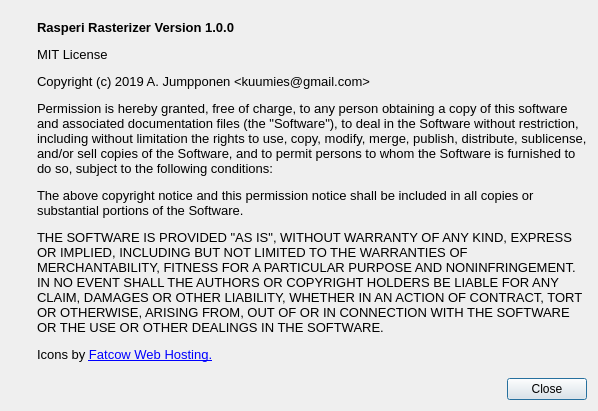
<?xml version="1.0" encoding="UTF-8"?>
<ui version="4.0">
 <class>AboutDialog</class>
 <widget class="QDialog" name="AboutDialog">
  <property name="geometry">
   <rect>
    <x>0</x>
    <y>0</y>
    <width>598</width>
    <height>411</height>
   </rect>
  </property>
  <property name="windowTitle">
   <string>About Rasperi</string>
  </property>
  <layout class="QHBoxLayout" name="horizontalLayout_3">
   <item>
    <layout class="QVBoxLayout" name="verticalLayout_4">
     <item>
      <widget class="QLabel" name="label_4">
       <property name="text">
        <string/>
       </property>
       <property name="pixmap">
        <pixmap>://icons/Vulkan_100px_Dec16.png</pixmap>
       </property>
      </widget>
     </item>
     <item>
      <spacer name="verticalSpacer_2">
       <property name="orientation">
        <enum>Qt::Vertical</enum>
       </property>
       <property name="sizeHint" stdset="0">
        <size>
         <width>20</width>
         <height>40</height>
        </size>
       </property>
      </spacer>
     </item>
    </layout>
   </item>
   <item>
    <layout class="QVBoxLayout" name="verticalLayout_3">
     <item>
      <widget class="QLabel" name="label_3">
       <property name="font">
        <font>
         <family>Segoe UI</family>
         <pointsize>10</pointsize>
        </font>
       </property>
       <property name="text">
        <string>&lt;html&gt;&lt;head/&gt;&lt;body&gt;&lt;p&gt;&lt;span style=&quot; font-weight:600;&quot;&gt;Rasperi Rasterizer Version 1.0.0&lt;/span&gt;&lt;/p&gt;&lt;p&gt;MIT License&lt;/p&gt;&lt;p&gt;Copyright (c) 2019 A. Jumpponen &amp;lt;kuumies@gmail.com&amp;gt;&lt;/p&gt;&lt;p&gt;Permission is hereby granted, free of charge, to any person obtaining a copy of this software and associated documentation files (the &amp;quot;Software&amp;quot;), to deal in the Software without restriction, including without limitation the rights to use, copy, modify, merge, publish, distribute, sublicense, and/or sell copies of the Software, and to permit persons to whom the Software is furnished to do so, subject to the following conditions:&lt;/p&gt;&lt;p&gt;The above copyright notice and this permission notice shall be included in all copies or substantial portions of the Software.&lt;/p&gt;&lt;p&gt;THE SOFTWARE IS PROVIDED &amp;quot;AS IS&amp;quot;, WITHOUT WARRANTY OF ANY KIND, EXPRESS OR IMPLIED, INCLUDING BUT NOT LIMITED TO THE WARRANTIES OF MERCHANTABILITY, FITNESS FOR A PARTICULAR PURPOSE AND NONINFRINGEMENT. IN NO EVENT SHALL THE AUTHORS OR COPYRIGHT HOLDERS BE LIABLE FOR ANY CLAIM, DAMAGES OR OTHER LIABILITY, WHETHER IN AN ACTION OF CONTRACT, TORT OR OTHERWISE, ARISING FROM, OUT OF OR IN CONNECTION WITH THE SOFTWARE OR THE USE OR OTHER DEALINGS IN THE SOFTWARE.&lt;/p&gt;&lt;p&gt;Icons by &lt;a href=&quot;http://www.fatcow.com/free-icons&quot;&gt;&lt;span style=&quot; text-decoration: underline; color:#0000ff;&quot;&gt;Fatcow Web Hosting.&lt;/span&gt;&lt;/a&gt;&lt;/p&gt;&lt;/body&gt;&lt;/html&gt;</string>
       </property>
       <property name="wordWrap">
        <bool>true</bool>
       </property>
       <property name="openExternalLinks">
        <bool>true</bool>
       </property>
      </widget>
     </item>
     <item>
      <layout class="QHBoxLayout" name="horizontalLayout_2">
       <item>
        <spacer name="horizontalSpacer_2">
         <property name="orientation">
          <enum>Qt::Horizontal</enum>
         </property>
         <property name="sizeHint" stdset="0">
          <size>
           <width>40</width>
           <height>20</height>
          </size>
         </property>
        </spacer>
       </item>
       <item>
        <widget class="QPushButton" name="closeButton">
         <property name="text">
          <string>Close</string>
         </property>
        </widget>
       </item>
      </layout>
     </item>
    </layout>
   </item>
  </layout>
 </widget>
 <resources/>
 <connections/>
</ui>
